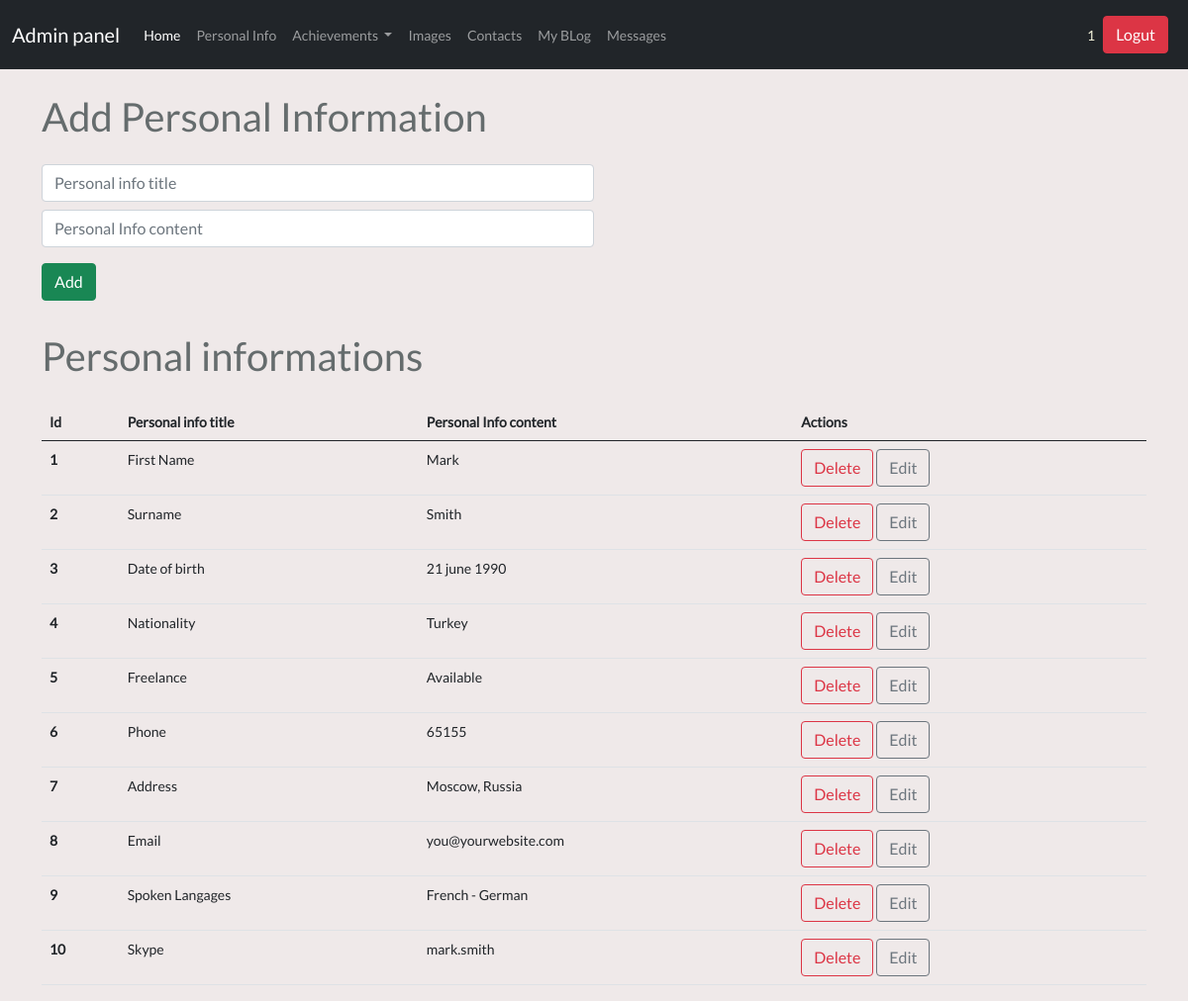
The page /admin/persinfo (signed in) on the database its author committed.
### tables this page shows
CREATE TABLE user (
	id INTEGER NOT NULL, 
	username VARCHAR(20), 
	email VARCHAR(50), 
	password VARCHAR(80), 
	PRIMARY KEY (id), 
	UNIQUE (username), 
	UNIQUE (email)
);

CREATE TABLE persoinfo (
	id INTEGER NOT NULL, 
	pers_info_title VARCHAR(50), 
	pers_info_content VARCHAR(50), 
	PRIMARY KEY (id)
);

### controllers/admin/persinfo.py (the view, shortened to what this page needs)
@app.route('/admin/persinfo',methods=["GET","POST"])
@login_required
def admin_persinfo_index():
    from run import db
    from models import Persoinfo
    persoinfos=Persoinfo.query.all()
    return render_template ("admin/persinfo.html" ,persoinfos=persoinfos)

### controllers/admin/main.py (called while the page is built)
@app.before_request
def before_request():
    g.user = current_user

### run.py (called while the page is built)
@login_manager.user_loader
def load_user(user_id):
    from models import User
    return User.query.get(user_id)

### templates/admin/persinfo.html (shortened to what this page needs)
{% extends 'admin/dashboard.html' %} {% block content %}
<div class="container">
  <h1 class="adminpage ml-4 mt-4">Add Personal Information</h1>
  <form
    action="/admin/persinfo"
    method="POST"
    class="w-50 ml-4 mt-4"
    enctype="multipart/form-data"
  >
    <input
      type="text"
      name="pers_info_title"
      class="form-control my-2"
      placeholder="Personal info title"
    />
    <input
      type="text"
      name="pers_info_content"
      class="form-control my-2"
      placeholder="Personal Info content"
    />
    <input type="submit" class="btn btn-success my-2" value="Add" />
  </form>
  <h1 class="adminpage ml-4 mt-4">Personal informations</h1>
  {% if persoinfos %}
  <table class="table table-hover mt-4 ml-4">
    <thead>
      <tr>
        <th scope="col">Id</th>
        <th scope="col">Personal info title</th>
        <th scope="col">Personal Info content</th>
        <th scope="col">Actions</th>
      </tr>
    </thead>
    <tbody>
      {% for persoinfo in persoinfos %}
      <tr>
        <th scope="row">{{persoinfo.id}}</th>
        <td>{{persoinfo.pers_info_title}}</td>
        <td>{{persoinfo.pers_info_content}}</td>
        <td>
          <a href="/delete/{{persoinfo.id}}" class="btn btn-outline-danger"
            >Delete</a
          >
          <a
            href="/updatepersinfo/{{persoinfo.id}}"
            class="btn btn-outline-secondary"
            >Edit</a
          >
        </td>
      </tr>
      {% endfor %}
    </tbody>
  </table>
  {% endif %}
</div>
{% endblock %}

### templates/admin/dashboard.html (shortened to what this page needs)
<!DOCTYPE html>
<html lang="en">
  <head>
    <link
      href="{{ url_for('static', filename='bootstrap.min.css') }}"
      rel="stylesheet"
    />
    <link rel="stylesheet" href="/static/admin/css/style.css" />
  </head>
  <body>
    <nav class="navbar navbar-expand-lg navbar-dark bg-dark">
      <div class="container-fluid">
        {% if url_for(request.endpoint) == '/admin/dashboard' %}
        <span class="navbar-brand">Admin panel</span>
        {% else %}
        <a class="navbar-brand" href="/admin/dashboard">Admin panel</a>
        {% endif %}
        <div class="collapse navbar-collapse" id="navbarText">
          <ul class="navbar-nav me-auto mb-2 mb-lg-0">
            <li class="nav-item">
              <a class="nav-link active" aria-current="page" href="/admin/home"
                >Home</a
              >
            </li>
            <li class="nav-item">
              <a class="nav-link" href="/admin/persinfo">Personal Info</a>
            </li>
            <li class="nav-item dropdown">
              <a
                class="nav-link dropdown-toggle"
                href="#"
                id="navbarScrollingDropdown"
                role="button"
                data-bs-toggle="dropdown"
                aria-expanded="false"
              >
                Achievements
              </a>
            </li>
            <li class="nav-item">
              <a class="nav-link" href="/admin/images">Images</a>
            </li>
            <li class="nav-item">
              <a class="nav-link" href="/admin/socialprof">Contacts</a>
            </li>
            <li class="nav-item">
              <a class="nav-link" href="/admin/myblog">My BLog</a>
            </li>
            <li class="nav-item">
              <a class="nav-link" href="/admin/form">Messages</a>
            </li>
          </ul>
          <div class="d-flex align-items-center">
            <div style="color: beige">{{ current_user.username }}</div>
            <button
              class="btn btn-danger m-2"
              onclick="window.location.href = '/logout'"
            >
              Logut
            </button>
          </div>
        </div>
      </div>
    </nav>
    {% block content %} {% endblock %}
  </body>
</html>

### static/app/css/style.css (style rules this page uses)
body { font-family: Lato, serif, Calibri, Arial; font-size: 14px; background-color: #efe9e9; color: #656c6d; font-weight: 400; margin: 0; padding: 0; box-sizing: border-box; }

### rows shown on the page
user: username "1"
persoinfo: id "1", pers_info_title "First Name", pers_info_content "Mark"
persoinfo: id "2", pers_info_title "Surname", pers_info_content "Smith"
persoinfo: id "3", pers_info_title "Date of birth", pers_info_content "21 june 1990"
persoinfo: id "4", pers_info_title "Nationality", pers_info_content "Turkey"
persoinfo: id "5", pers_info_title "Freelance", pers_info_content "Available"
persoinfo: id "6", pers_info_title "Phone", pers_info_content "65155"
persoinfo: id "7", pers_info_title "Address", pers_info_content "Moscow, Russia"
persoinfo: id "8", pers_info_title "Email", pers_info_content "you@yourwebsite.com"
persoinfo: id "9", pers_info_title "Spoken Langages", pers_info_content "French - German"
persoinfo: id "10", pers_info_title "Skype", pers_info_content "mark.smith"
